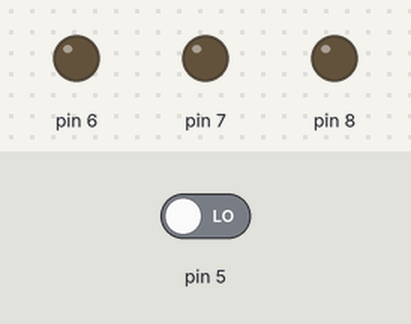
Bench run of a sketch on a simulated Arduino Uno, built with avr-gcc and run on an emulated ATmega328P. On the bench: output pins drawn as LEDs (lit = HIGH). The test bench sets the inputs (shaded band); at power-on: pin 5 LOW.

Above: at 1.2 s.
1.3 s: pin 5 driven HIGH
At 1.7 s:
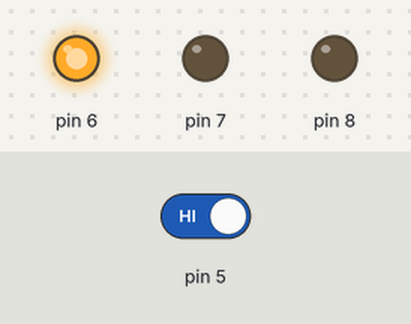
At 2.7 s:
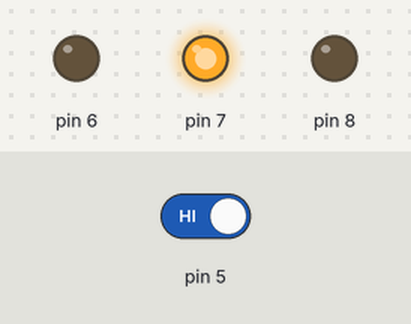
4.3 s: pin 5 driven LOW
At 5.0 s:
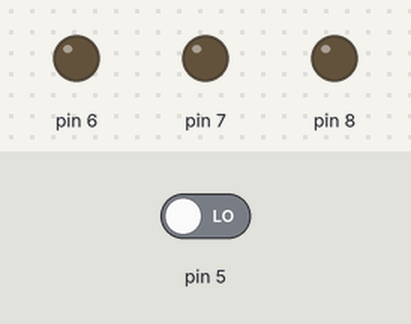
Timing chart, 0 to 7.3 s (numbered marks = the images above; inputs shaded):
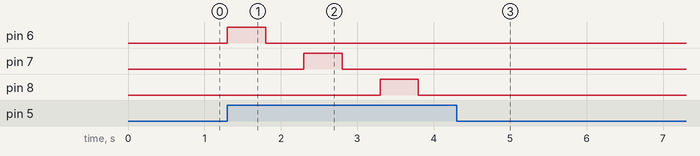

The sketch:

Blink3_led.ino
```cpp
//Nicholas Chase
//Thomas Gallagher-Teske

// the setup function runs once when you press reset or power the board
void setup() {
  // initialize digital pin LED_BUILTIN as an output.
  pinMode(6, OUTPUT);
  pinMode(7, OUTPUT);
  pinMode(8, OUTPUT);
  Serial.begin(9600);

  pinMode(5, INPUT);
}
 int buttonState = LOW;
// the loop function runs over and over again forever
void loop() {


   buttonState = digitalRead(5);


  if (buttonState == HIGH )
  {
  digitalWrite(6, HIGH);   // turn the LED on (HIGH is the voltage level)
  delay(500);                       // wait for a second
  digitalWrite(6, LOW);    // turn the LED off by making the voltage LOW
  delay(500);
  digitalWrite(7, HIGH);   // turn the LED on (HIGH is the voltage level)
  delay(500);                       // wait for a second
  digitalWrite(7, LOW);    // turn the LED off by making the voltage LOW
  delay(500);                       // wait for a second
   digitalWrite(8, HIGH);   // turn the LED on (HIGH is the voltage level)
  delay(500);                       // wait for a second
  digitalWrite(8, LOW);    // turn the LED off by making the voltage LOW
  delay(500);// wait for a second
  }
}
```

Measured:
- after the input at 1.3 s, pin 6: LOW → HIGH at once, → LOW 0.50 s later; pin 7: LOW → HIGH after 1.0 s, → LOW 0.50 s later; pin 8: LOW → HIGH after 2.0 s, → LOW 0.50 s later
- after the input at 4.3 s, pin 6–8: stops changing and stays LOW
